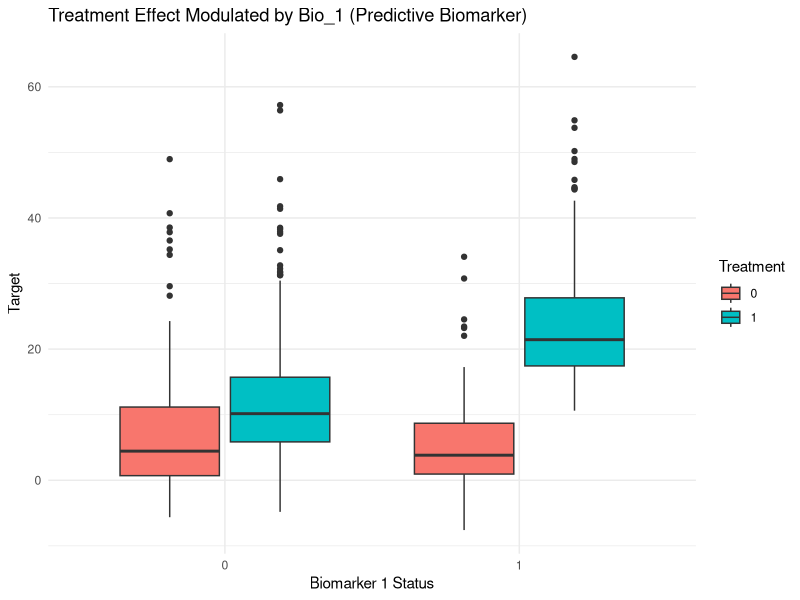

The R script that drew this image:
library(MASS)

# --- 1. SETUP PARAMETERS ---
n_hist <- 200      # Patients per historical study
n_trial <- 500     # Patients in current trial
H <- 5             # Number of historical studies
p_cont <- 50       # Number of continuous features
p_bin <- 5         # Number of binary biomarkers
rho <- 0.8         # Correlation for collinearity

# --- 2. FUNCTION TO GENERATE FEATURES (X) ---
# Creates shared covariate structure across all studies
generate_x <- function(n) {
  # Collinear continuous features
  sigma <- toeplitz(rho^(0:(p_cont-1)))
  X_cont <- mvrnorm(n, mu = rep(0, p_cont), Sigma = sigma)
  
  # Binary Biomarkers (e.g., DNA markers)
  X_bin <- matrix(rbinom(n * p_bin, 1, 0.3), nrow = n)
  
  colnames(X_cont) <- paste0("Lab_", 1:p_cont)
  colnames(X_bin) <- paste0("Bio_", 1:p_bin)
  return(cbind(X_cont, X_bin))
}

# --- 3. FUNCTION TO GENERATE OUTCOME (Y) ---
generate_y <- function(X, Trt, study_drift = 0) {
  # 3a. Prognostic (Baseline) Signal
  # Linear + Non-linear + Interaction between features
  prog_signal <- (2 * X[, "Lab_1"]) +
    (3 * X[, "Lab_2"]^2) +
    (5 * sin(X[, "Lab_3"])) +
    (4 * X[, "Lab_4"] * X[, "Lab_5"])

  # 3b. Predictive (Treatment) Signal
  # Treatment has a base effect + specific interaction with Bio_1
  trt_effect <- (5 * Trt) + (12 * Trt * X[, "Bio_1"])

  # 3c. Noise and Study Drift
  noise <- rnorm(nrow(X), mean = 0, sd = 2)

  y <- prog_signal + trt_effect + study_drift + noise
  return(y)
}


generate_y <- function(X, Trt,
                       study_drift = 0,
                       global_hist_drift = 0) {
  
  # 3a. Prognostic Signal
  prog_signal <- (2 * X[, "Lab_1"]) + 
    (3 * X[, "Lab_2"]^2) + 
    (5 * sin(X[, "Lab_3"])) +
    (4 * X[, "Lab_4"] * X[, "Lab_5"])
  
  # 3b. Predictive (Treatment) Signal
  trt_effect <- (5 * Trt) + (12 * Trt * X[, "Bio_1"])
  
  # 3c. Noise
  noise <- rnorm(nrow(X), mean = 0, sd = 2)
  
  y <- prog_signal +
    trt_effect +
    study_drift +          # between-trial (historical only)
    global_hist_drift +    # pooled historical vs current
    noise
  
  return(y)
}


# --- 4. GENERATE HISTORICAL DATA (Placebo Only) ---
historical_data <- lapply(1:H, function(s) {
  X <- generate_x(n_hist)
  Trt <- rep(0, n_hist) # Placebo only
  Y <- generate_y(X, Trt, study_drift = runif(1, -2, 2)) # Slight variation between studies
  
  data.frame(Study = paste0(s), Treatment = Trt, Target = Y, X)
})

# --- 5. GENERATE CURRENT TRIAL DATA (Placebo + Treatment) ---
X_trial <- generate_x(n_trial)
Trt_trial <- rbinom(n_trial, 1, 0.7) # Randomized 1:1
Y_trial <- generate_y(X_trial, Trt_trial, study_drift = 0)

current_trial <- data.frame(Study = "Current", Treatment = Trt_trial, Target = Y_trial, X_trial)

# --- 6. INSPECT RESULTS ---
all_data <- do.call(rbind, c(historical_data, list(current_trial)))

# Check the Biomarker interaction in the Current Trial
# Bio_1 should show a much higher target value when Treatment == 1
library(ggplot2)
ggplot(current_trial, aes(x = factor(Bio_1), y = Target, fill = factor(Treatment))) +
  geom_boxplot() +
  labs(title = "Treatment Effect Modulated by Bio_1 (Predictive Biomarker)",
       x = "Biomarker 1 Status", fill = "Treatment") +
  theme_minimal()
